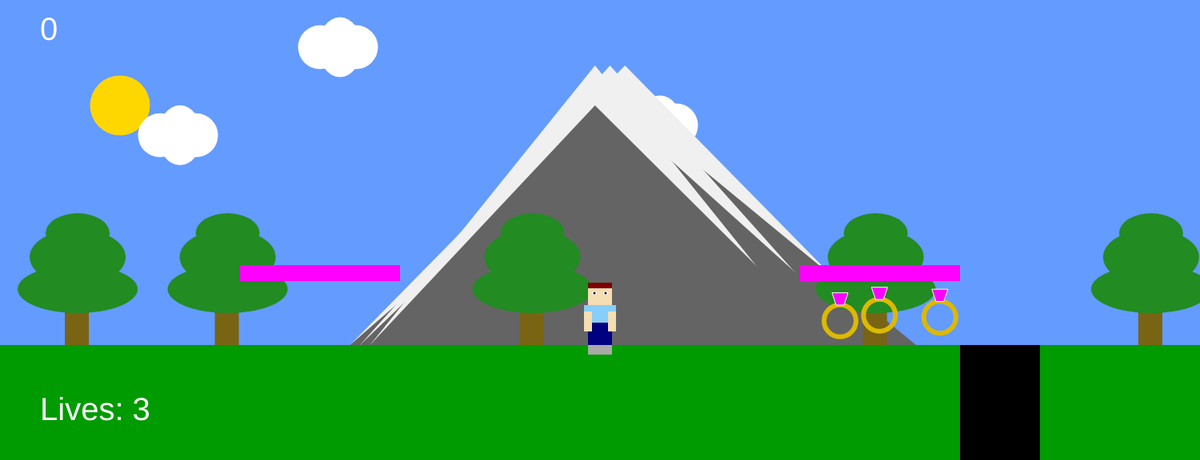
Frame 1 (no input)
Frame 60 (no input): identical to frame 1, image omitted
Frame 120 (the mouse pressed at the canvas centre since frame 60): identical to frame 1, image omitted

The p5.js sketch that drew this single still picture (run headless with seeded random() and noise() and a simulated clock; from frame 60 on, the mouse is pressed at the canvas centre):

// p5.js sketch
// ── sketch.js

var gameChar_x;
var gameChar_y;
var gameChar_world_x;
var floorPos_y;
var isLeft;
var isRight;
var isFalling;
var isPlummeting;
var canyon;
var collectables;
var treePos_y;
var treePos_X;
var cameraPosX;
var clouds;
var collectableTimer;
var game_score;
var flagpole;
var lives;
var platforms;

/* Setup Function */
function setup() {
  createCanvas(1500, 576);
  lives = 3; // Initialize lives properly
  startGame();
}

function startGame() {
  floorPos_y = (height * 3) / 4;
  gameChar_x = width / 2;
  gameChar_y = floorPos_y;

  cameraPosX = 0; // Initialize camera position

  isFalling = false;
  isLeft = false;
  isRight = false;
  isPlummeting = false;

  canyon = { x_pos: 1200, y_pos: floorPos_y, size_x: 100, size_y: 150 };

  collectables = [
    {
      x_pos: random(50, width - 50),
      y_pos: floorPos_y - random(0, 50),
      size: 40,
      isFound: false,
      reappearTime: 5000,
    },
    {
      x_pos: random(50, width - 50),
      y_pos: floorPos_y - random(0, 50),
      size: 40,
      isFound: false,
      reappearTime: 5000,
    },
    {
      x_pos: random(50, width - 50),
      y_pos: floorPos_y - random(0, 50),
      size: 40,
      isFound: false,
      reappearTime: 5000,
    },
  ];

  collectableTimer = null;

  treePos_X = [
    random(80, 150),
    random(250, 450),
    random(600, 850),
    random(1000, 1200),
    random(1300, 1500),
  ];
  treePos_y = floorPos_y;

  clouds = [
    { x_pos: 200, y_pos: random(50, 200) },
    { x_pos: 400, y_pos: random(50, 200) },
    { x_pos: 800, y_pos: random(50, 300) },
  ];

  platforms = [];
  platforms.push(createPlatforms(300, floorPos_y - 100, 200));
  platforms.push(createPlatforms(1000, floorPos_y - 100, 200));

  game_score = 0;

  flagpole = { isReached: false, x_pos: 2000 };
}

function draw() {
  background(100, 155, 255);
  noStroke();
  fill(0, 155, 0);
  rect(0, floorPos_y, width, height - floorPos_y); // draw ground

  fill(255);
  textSize(40); // Score display
  text(game_score, 50, 50);
  text("Lives: " + lives, 50, height - 50);

  push();
  translate(-cameraPosX, 0);

  drawSun();
  drawClouds();
  drawMountains();
  drawTree();

  // Create Platforms
  for (var i = 0; i < platforms.length; i++) {
    platforms[i].draw();
  }
  drawMultipleCollectables();
  drawFlag();
  checkFlagpole();
  drawCanyon(canyon);

  pop();

  drawGameChar();

  // Player Movement and Interaction
  if (isRight) {
    if (gameChar_x < width * 0.4) {
      gameChar_x += 5; // Move the character to the right
    } else {
      cameraPosX += 5; // Scroll the world when reaching screen edge
    }
  }

  if (isLeft) {
    if (gameChar_x > width * 0.4) {
      gameChar_x -= 5; // Move the character to the left
    } else {
      cameraPosX -= 5; // Scroll the world when reaching screen edge
    }
  }

  // Apply Gravity
  if (gameChar_y < floorPos_y) {
    var isContact = false;
    for (var i = 0; i < platforms.length; i++) {
      if (platforms[i].checkContact(gameChar_world_x, gameChar_y)) {
        isContact = true;
        gameChar_y = platforms[i].y;
        isFalling = false;
        break;
      }
    }
    if (!isContact) {
      gameChar_y += 2; // Gravity
      isFalling = true;
    }
  } else {
    isFalling = false;
  }

  if (isPlummeting) {
    gameChar_y += 10; // Plummeting effect
  }

  gameChar_world_x = gameChar_x + cameraPosX;

  // Check if character falls off the screen
  if (gameChar_y > height) {
    if (lives > 0) {
      lives -= 1;
      startGame();
    } else {
      text("Game Over - Press Space to Restart", width / 2 - 150, height / 2);
      noLoop();
    }
  }
}

// Key Pressed Function
function keyPressed() {
  if (keyCode == 65 || keyCode == 37) {
    // A or Left Arrow
    isLeft = true;
  }
  if (keyCode == 68 || keyCode == 39) {
    // D or Right Arrow
    isRight = true;
  }
  if (
    (keyCode == 87 || keyCode == 38 || key == " ") &&
    gameChar_y == floorPos_y
  ) {
    gameChar_y -= 100;
    isFalling = true;
  }
}

// Key Released Function
function keyReleased() {
  if (keyCode == 65 || keyCode == 37) {
    isLeft = false;
  }
  if (keyCode == 68 || keyCode == 39) {
    isRight = false;
  }
}

// Drawing and character animations
function drawGameChar() {
  noStroke();

  if (isLeft && isFalling) {
    //Jumping, turned left
    var skinColor = color(245, 222, 179); //Wheat
    var shirtColor = color(135, 206, 250); // LightSkyBlue
    var trouserColor = color(0, 0, 128); // Navy
    var shoesColor = color(169, 169, 169); // DarkGray
    //head
    fill(skinColor);
    rect(gameChar_x - 15, gameChar_y - 80 + 2, 30, 28);
    fill(128, 0, 0); //maroon
    rect(gameChar_x - 15, gameChar_y - 80 + 2, 30, 7); // hair
    //eyes whites
    fill(255);
    ellipse(gameChar_x - 7, gameChar_y - 65, 6, 4); // left
    // ellipse(gameChar_x+7, gameChar_y-65, 6,4); // right
    //eyes pupil
    fill(0);
    ellipse(gameChar_x - 7, gameChar_y - 65, 3, 3); // left
    // ellipse(gameChar_x+7, gameChar_y-65, 3,3);// right
    //Legs
    fill(trouserColor); // Navy
    rect(gameChar_x, gameChar_y - 28, 13, 40); // right side, left leg straight while jumping left
    rect(gameChar_x - 20, gameChar_y - 20, 20, 13); // left side , right left bent while jumping left
    //body
    fill(shirtColor); // LightSkyBlue
    rect(gameChar_x - 15, gameChar_y - 50, 30, 30);
    //arms
    fill(skinColor); // PeachPuff
    // rect(gameChar_x-20, gameChar_y-42, 10, 25); // left

    rect(gameChar_x - 25, gameChar_y - 42, 30, 10); // right
    //feet
    fill(shoesColor); // DarkGray
    rect(gameChar_x, gameChar_y, 13, 13); // right side, right foot/shoe while jumping
    rect(gameChar_x - 25, gameChar_y - 20, 8, 13); // left side, right foot/shoe bent while jumping
  }

  if (isRight && isFalling) {
    // Jumping Turned Right
    var skinColor = color(245, 222, 179); //Wheat
    var shirtColor = color(135, 206, 250); // LightSkyBlue
    var trouserColor = color(0, 0, 128); // Navy
    var shoesColor = color(169, 169, 169); // DarkGray
    //head
    fill(skinColor);
    rect(gameChar_x - 15, gameChar_y - 80 + 2, 30, 28);
    fill(128, 0, 0); //maroon
    rect(gameChar_x - 15, gameChar_y - 80 + 2, 30, 7); // hair
    //eyes whites
    fill(255);
    // ellipse(gameChar_x-7, gameChar_y-65, 6,4); // left
    ellipse(gameChar_x + 7, gameChar_y - 65, 6, 4); // right
    //eyes pupil
    fill(0);
    // ellipse(gameChar_x-7, gameChar_y-65, 3,3); // left
    ellipse(gameChar_x + 7, gameChar_y - 65, 3, 3); // right
    //Legs
    fill(trouserColor); // Navy
    rect(gameChar_x - 13, gameChar_y - 28, 13, 40); // left side , right leg straight while jumping right
    rect(gameChar_x, gameChar_y - 20, 22, 13); // right side , left leg up while jumping right
    //body
    fill(shirtColor); // LightSkyBlue
    rect(gameChar_x - 15, gameChar_y - 50, 30, 30);
    //arms
    fill(skinColor); // PeachPuff
    // rect(gameChar_x-20, gameChar_y-42, 10, 25); // left
    // rect(gameChar_x-5, gameChar_y-42, 10, 25); // right
    rect(gameChar_x - 5, gameChar_y - 42, 30, 10); // Right arm pointing right

    //feet
    fill(shoesColor); // DarkGray
    rect(gameChar_x - 13, gameChar_y, 13, 12); // left side, right foot/shoe while jumping
    rect(gameChar_x + 17, gameChar_y - 20, 8, 13); // right side, left left foot/shoe while jumping

    //End Facing Right
  }

  if (isLeft) {
    //Walking, turned left
    var skinColor = color(245, 222, 179); //Wheat
    var shirtColor = color(135, 206, 250); // LightSkyBlue
    var trouserColor = color(0, 0, 128); // Navy
    var shoesColor = color(169, 169, 169); // DarkGray
    //head
    fill(skinColor);
    rect(gameChar_x - 15, gameChar_y - 80 + 2, 30, 28);
    fill(128, 0, 0); //maroon
    rect(gameChar_x - 15, gameChar_y - 80 + 2, 30, 7); // hair
    //eyes whites
    fill(255);
    ellipse(gameChar_x - 7, gameChar_y - 65, 6, 4); // left
    // ellipse(gameChar_x+7, gameChar_y-65, 6,4); // right
    //eyes pupil
    fill(0);
    ellipse(gameChar_x - 7, gameChar_y - 65, 3, 3); // left
    // ellipse(gameChar_x+7, gameChar_y-65, 3,3);// right
    //Legs
    fill(trouserColor); // Navy
    rect(gameChar_x - 13, gameChar_y - 28, 26, 40);
    //body
    fill(shirtColor); // LightSkyBlue
    rect(gameChar_x - 15, gameChar_y - 50, 30, 30);
    //arms
    fill(skinColor); // PeachPuff
    // rect(gameChar_x-20, gameChar_y-42, 10, 25); // left side - right arm
    rect(gameChar_x - 25, gameChar_y - 42, 30, 10); // right side - left arm pointing left

    // rect(gameChar_x-5, gameChar_y-42, 10, 25); // right side - left arm pointing down
    //feet
    fill(shoesColor); // DarkGray
    rect(gameChar_x - 13, gameChar_y, 26, 12);
  }
  if (isRight) {
    // Walking Turned Right
    var skinColor = color(245, 222, 179); //Wheat
    var shirtColor = color(135, 206, 250); // LightSkyBlue
    var trouserColor = color(0, 0, 128); // Navy
    var shoesColor = color(169, 169, 169); // DarkGray

    //head
    fill(skinColor);
    rect(gameChar_x - 15, gameChar_y - 80 + 2, 30, 28);
    fill(128, 0, 0); //maroon
    rect(gameChar_x - 15, gameChar_y - 80 + 2, 30, 7); // hair
    //eyes whites
    fill(255);
    // ellipse(gameChar_x-7, gameChar_y-65, 6,4); // left
    ellipse(gameChar_x + 7, gameChar_y - 65, 6, 4); // right
    //eyes pupil
    fill(0);
    // ellipse(gameChar_x-7, gameChar_y-65, 3,3); // left
    ellipse(gameChar_x + 7, gameChar_y - 65, 3, 3); // right

    //Legs
    fill(trouserColor); // Navy
    rect(gameChar_x - 13, gameChar_y - 28, 26, 40);
    //body
    fill(shirtColor); // LightSkyBlue
    rect(gameChar_x - 15, gameChar_y - 50, 30, 30);
    //arms
    fill(skinColor); // PeachPuff

    rect(gameChar_x - 5, gameChar_y - 42, 30, 10); // Right arm pointing right

    //feet
    fill(shoesColor); // DarkGray
    rect(gameChar_x - 13, gameChar_y, 26, 12);

    //End Facing Right
  }

  if (isFalling || isPlummeting) {
    // Character Facing Front - jumping
    if (!isLeft && !isRight) {
      //Standing, facing frontwards
      var skinColor = color(245, 222, 179); //Wheat
      var shirtColor = color(135, 206, 250); // LightSkyBlue
      var trouserColor = color(0, 0, 128); // Navy
      var shoesColor = color(169, 169, 169); // DarkGray
      //head
      fill(skinColor);
      rect(gameChar_x - 15, gameChar_y - 80 + 2, 30, 28);
      fill(128, 0, 0); //maroon
      rect(gameChar_x - 15, gameChar_y - 80 + 2, 30, 7); // hair
      //eyes whites
      fill(255);
      ellipse(gameChar_x - 7, gameChar_y - 65, 6, 4);
      ellipse(gameChar_x + 7, gameChar_y - 65, 6, 4);
      //eyes pupil
      fill(0);
      ellipse(gameChar_x - 7, gameChar_y - 65, 3, 3);
      ellipse(gameChar_x + 7, gameChar_y - 65, 3, 3);
      //arms
      fill(skinColor); // PeachPuff
      // rect(gameChar_x-20, gameChar_y-42, 10, 25); // left hands down
      rect(gameChar_x - 30, gameChar_y - 50, 15, 13); // left arm out jumping
      // rect(gameChar_x+10, gameChar_y-42, 10, 25); // right
      rect(gameChar_x + 15, gameChar_y - 50, 15, 13); // Right arm pointing right
      //body
      fill(shirtColor); // LightSkyBlue
      rect(gameChar_x - 15, gameChar_y - 50, 30, 30); // body while jumping / shirt
      rect(gameChar_x + 15, gameChar_y - 50, 5, 13); // Left arm sleeve jumping
      rect(gameChar_x - 20, gameChar_y - 50, 5, 13); // Right arm sleeve jumping

      //Legs
      fill(trouserColor); // Navy
      rect(gameChar_x - 15, gameChar_y - 28, 30, 40);

      //feet
      fill(shoesColor); // DarkGray
      rect(gameChar_x - 15, gameChar_y, 30, 12);
    }
  } else {
    // Character Facing Front
    if (!isLeft && !isRight) {
      //Standing, facing frontwards
      var skinColor = color(245, 222, 179); //Wheat
      var shirtColor = color(135, 206, 250); // LightSkyBlue
      var trouserColor = color(0, 0, 128); // Navy
      var shoesColor = color(169, 169, 169); // DarkGray
      //head
      fill(skinColor);
      rect(gameChar_x - 15, gameChar_y - 80 + 2, 30, 28);
      fill(128, 0, 0); //maroon
      rect(gameChar_x - 15, gameChar_y - 80 + 2, 30, 7); // hair
      //eyes whites
      fill(255);
      ellipse(gameChar_x - 7, gameChar_y - 65, 6, 4);
      ellipse(gameChar_x + 7, gameChar_y - 65, 6, 4);
      //eyes pupil
      fill(0);
      ellipse(gameChar_x - 7, gameChar_y - 65, 3, 3);
      ellipse(gameChar_x + 7, gameChar_y - 65, 3, 3);
      //body
      fill(shirtColor); // LightSkyBlue
      rect(gameChar_x - 20, gameChar_y - 50, 40, 30);
      //Legs
      fill(trouserColor); // Navy
      rect(gameChar_x - 15, gameChar_y - 28, 30, 40);
      //arms
      fill(skinColor); // PeachPuff
      rect(gameChar_x - 20, gameChar_y - 42, 10, 25); // left hands down
      // rect(gameChar_x-30, gameChar_y-50, 15, 13); // left arm out jumping
      rect(gameChar_x + 10, gameChar_y - 42, 10, 25); // right
      // rect(gameChar_x+15, gameChar_y-50, 15, 13); // Right arm pointing right

      //feet
      fill(shoesColor); // DarkGray
      rect(gameChar_x - 15, gameChar_y, 30, 12);
    }
  }
}
function drawMountains() {
  let mountainHeight = 15;
  let baseWidth = 50;
  let startX = width / 4;
  let startY = floorPos_y;

  for (var i = 0; i < 3; i++) {
    let y = startY;
    let x1 = startX + cameraPosX / 10 + (mountainHeight - i) * baseWidth;
    let x2 =
      startX + cameraPosX / 6 + ((mountainHeight + i - 10) * baseWidth) / 4;

    fill(240);
    triangle(x1, y, x2, y, (x1 + x2) / 2, y - 350);
    fill(100);
    triangle(x1 + 20, y, x2, y, (x1 + x2) / 2, y - 300);
  }
}

function drawTree() {
  for (var i = 0; i < treePos_X.length; i++) {
    fill(120, 100, 19); // Brown color for trunk
    rect(treePos_X[i] - 16, treePos_y - 100, 30, 100);

    fill(34, 139, 34); // Green color for leaves
    ellipse(treePos_X[i], treePos_y - 70, 150, 60);
    ellipse(treePos_X[i], treePos_y - 110, 120, 70);
    ellipse(treePos_X[i], treePos_y - 140, 80, 50);
  }
}

function drawClouds() {
  for (var i = 0; i < clouds.length; i++) {
    fill(255);
    ellipse(clouds[i].x_pos + cameraPosX / 20, clouds[i].y_pos, 55, 55);
    ellipse(clouds[i].x_pos + 25 + cameraPosX / 20, clouds[i].y_pos, 55, 75);
    ellipse(clouds[i].x_pos + 45 + cameraPosX / 20, clouds[i].y_pos, 55, 55);
  }
}

function drawSun() {
  fill("gold");
  ellipse(150, floorPos_y - 300, 75, 75); // Draw the sun
}

function drawCanyon(t_canyon) {
  fill(0);
  rect(
    t_canyon.x_pos,
    t_canyon.y_pos,
    t_canyon.size_x,
    t_canyon.size_y
  );
  checkPlummetting();
}

function checkPlummetting() {
  // Adjust the plummeting logic to ensure it triggers as soon as the character reaches the canyon's edge
  if (
    gameChar_world_x > canyon.x_pos &&
    gameChar_world_x < canyon.x_pos + canyon.size_x &&
    gameChar_y >= floorPos_y - 1 // Ensures the character is on the ground
  ) {
    isPlummeting = true;
  }

  if (isPlummeting) {
    gameChar_y += 10; // Character falls faster when plummeting
  }
}

function drawCollectable(t_collectable) {
  if (!t_collectable.isFound) {
    noFill();
    strokeWeight(6);
    stroke(220, 185, 0);
    ellipse(
      t_collectable.x_pos,
      t_collectable.y_pos - 20,
      t_collectable.size,
      t_collectable.size
    );
    fill(255, 0, 255);
    stroke(255);
    strokeWeight(1);
    quad(
      t_collectable.x_pos - 5,
      t_collectable.y_pos - t_collectable.size,
      t_collectable.x_pos - 10,
      t_collectable.y_pos - (t_collectable.size + 15),
      t_collectable.x_pos + 10,
      t_collectable.y_pos - (t_collectable.size + 15),
      t_collectable.x_pos + 5,
      t_collectable.y_pos - t_collectable.size
    );
  }
}

function checkCollectable(t_collectable) {
  if (
    !t_collectable.isFound &&
    dist(
      gameChar_world_x,
      gameChar_y,
      t_collectable.x_pos,
      t_collectable.y_pos
    ) < 50
  ) {
    t_collectable.isFound = true;
    game_score += 1;
    t_collectable.collectableTimer = millis();
  }

  if (
    t_collectable.isFound &&
    millis() - t_collectable.collectableTimer >= t_collectable.reappearTime
  ) {
    t_collectable.isFound = false; // Reappear collectable
    t_collectable.collectableTimer = null; // Reset timer
  }
}

function drawMultipleCollectables() {
  for (var i = 0; i < collectables.length; i++) {
    drawCollectable(collectables[i]);
    checkCollectable(collectables[i]);
  }
}

function drawFlag() {
  stroke(255, 255, 0);
  strokeWeight(3);
  line(
    flagpole.x_pos,
    floorPos_y - 150,
    flagpole.x_pos,
    floorPos_y
  );
  if (flagpole.isReached) {
    noStroke();
    fill(255, 0, 0);
    rect(flagpole.x_pos, floorPos_y - 150, 40, 30);
  } else {
    noStroke();
    fill(255, 0, 0);
    rect(flagpole.x_pos, floorPos_y - 30, 40, 30);
  }
}

function checkFlagpole() {
  if (gameChar_world_x + 30 >= flagpole.x_pos) {
    flagpole.isReached = true;
  }
}

function createPlatforms(x, y, length) {
  var p = {
    x: x,
    y: y,
    length: length,
    draw: function () {
      // Adjust the platform's drawing position by adding scrollPos
      fill(255, 0, 255);
      rect(this.x, this.y, this.length, 20);
    },
    checkContact: function (gc_x, gc_y) {
      // Use gameChar_world_x to check if the character is aligned with the platform
      if (gc_x > this.x && gc_x < this.x + this.length) {
        var d = this.y - gc_y;
        if (d >= 0 && d < 5) {
          return true;
        }
      }
      return false;
    },
  };
  return p;
}
